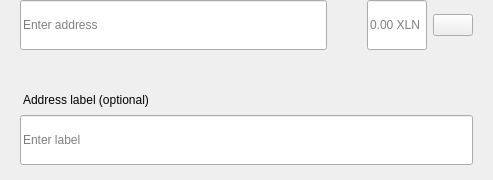
<?xml version="1.0" encoding="UTF-8"?>
<ui version="4.0">
 <class>SendMultiRow</class>
 <widget class="QWidget" name="SendMultiRow">
  <property name="geometry">
   <rect>
    <x>0</x>
    <y>0</y>
    <width>493</width>
    <height>180</height>
   </rect>
  </property>
  <property name="minimumSize">
   <size>
    <width>0</width>
    <height>0</height>
   </size>
  </property>
  <property name="maximumSize">
   <size>
    <width>16777215</width>
    <height>16777215</height>
   </size>
  </property>
  <property name="windowTitle">
   <string>Form</string>
  </property>
  <layout class="QVBoxLayout" name="verticalLayout_3">
   <property name="spacing">
    <number>0</number>
   </property>
   <property name="leftMargin">
    <number>0</number>
   </property>
   <property name="topMargin">
    <number>0</number>
   </property>
   <property name="rightMargin">
    <number>20</number>
   </property>
   <property name="bottomMargin">
    <number>5</number>
   </property>
   <item alignment="Qt::AlignTop">
    <widget class="QWidget" name="widget" native="true">
     <property name="sizePolicy">
      <sizepolicy hsizetype="Expanding" vsizetype="Maximum">
       <horstretch>0</horstretch>
       <verstretch>0</verstretch>
      </sizepolicy>
     </property>
     <property name="minimumSize">
      <size>
       <width>0</width>
       <height>60</height>
      </size>
     </property>
     <property name="maximumSize">
      <size>
       <width>16777215</width>
       <height>85</height>
      </size>
     </property>
     <layout class="QHBoxLayout" name="horizontalLayout" stretch="6,0,2">
      <property name="spacing">
       <number>0</number>
      </property>
      <property name="leftMargin">
       <number>8</number>
      </property>
      <property name="topMargin">
       <number>0</number>
      </property>
      <property name="rightMargin">
       <number>0</number>
      </property>
      <property name="bottomMargin">
       <number>0</number>
      </property>
      <item alignment="Qt::AlignTop">
       <widget class="QStackedWidget" name="stackedAddress">
        <property name="minimumSize">
         <size>
          <width>0</width>
          <height>50</height>
         </size>
        </property>
        <property name="maximumSize">
         <size>
          <width>16777215</width>
          <height>50</height>
         </size>
        </property>
        <widget class="QWidget" name="page_4">
         <property name="sizePolicy">
          <sizepolicy hsizetype="Expanding" vsizetype="Preferred">
           <horstretch>0</horstretch>
           <verstretch>0</verstretch>
          </sizepolicy>
         </property>
         <property name="minimumSize">
          <size>
           <width>0</width>
           <height>50</height>
          </size>
         </property>
         <property name="maximumSize">
          <size>
           <width>16777215</width>
           <height>55</height>
          </size>
         </property>
         <layout class="QVBoxLayout" name="verticalLayout_7">
          <property name="spacing">
           <number>0</number>
          </property>
          <property name="leftMargin">
           <number>12</number>
          </property>
          <property name="topMargin">
           <number>0</number>
          </property>
          <property name="rightMargin">
           <number>0</number>
          </property>
          <property name="bottomMargin">
           <number>0</number>
          </property>
          <item>
           <widget class="QLineEdit" name="lineEditAddress">
            <property name="minimumSize">
             <size>
              <width>0</width>
              <height>50</height>
             </size>
            </property>
            <property name="maximumSize">
             <size>
              <width>16777215</width>
              <height>50</height>
             </size>
            </property>
            <property name="placeholderText">
             <string>Enter address</string>
            </property>
           </widget>
          </item>
         </layout>
        </widget>
        <widget class="QWidget" name="page_3"/>
       </widget>
      </item>
      <item>
       <spacer name="horizontalSpacer_3">
        <property name="orientation">
         <enum>Qt::Horizontal</enum>
        </property>
        <property name="sizeType">
         <enum>QSizePolicy::Fixed</enum>
        </property>
        <property name="sizeHint" stdset="0">
         <size>
          <width>40</width>
          <height>20</height>
         </size>
        </property>
       </spacer>
      </item>
      <item>
       <layout class="QHBoxLayout" name="horizontalLayout_2">
        <property name="spacing">
         <number>6</number>
        </property>
        <item alignment="Qt::AlignTop">
         <widget class="QLineEdit" name="lineEditAmount">
          <property name="sizePolicy">
           <sizepolicy hsizetype="Expanding" vsizetype="Preferred">
            <horstretch>0</horstretch>
            <verstretch>0</verstretch>
           </sizepolicy>
          </property>
          <property name="minimumSize">
           <size>
            <width>0</width>
            <height>50</height>
           </size>
          </property>
          <property name="maximumSize">
           <size>
            <width>16777215</width>
            <height>50</height>
           </size>
          </property>
          <property name="maxLength">
           <number>17</number>
          </property>
          <property name="alignment">
           <set>Qt::AlignLeading|Qt::AlignLeft|Qt::AlignVCenter</set>
          </property>
          <property name="placeholderText">
           <string notr="true">0.00 XLN</string>
          </property>
         </widget>
        </item>
        <item>
         <layout class="QVBoxLayout" name="verticalLayout">
          <property name="topMargin">
           <number>14</number>
          </property>
          <property name="bottomMargin">
           <number>0</number>
          </property>
          <item alignment="Qt::AlignTop">
           <widget class="QPushButton" name="btnMenu">
            <property name="minimumSize">
             <size>
              <width>0</width>
              <height>0</height>
             </size>
            </property>
            <property name="maximumSize">
             <size>
              <width>16777215</width>
              <height>16777215</height>
             </size>
            </property>
            <property name="focusPolicy">
             <enum>Qt::NoFocus</enum>
            </property>
            <property name="text">
             <string/>
            </property>
           </widget>
          </item>
         </layout>
        </item>
       </layout>
      </item>
     </layout>
    </widget>
   </item>
   <item>
    <widget class="QWidget" name="layoutLabel" native="true">
     <property name="minimumSize">
      <size>
       <width>0</width>
       <height>0</height>
      </size>
     </property>
     <property name="maximumSize">
      <size>
       <width>16777215</width>
       <height>16777215</height>
      </size>
     </property>
     <layout class="QVBoxLayout" name="verticalLayout_9">
      <property name="spacing">
       <number>6</number>
      </property>
      <property name="leftMargin">
       <number>20</number>
      </property>
      <property name="topMargin">
       <number>0</number>
      </property>
      <property name="rightMargin">
       <number>0</number>
      </property>
      <property name="bottomMargin">
       <number>10</number>
      </property>
      <item>
       <spacer name="verticalSpacer">
        <property name="orientation">
         <enum>Qt::Vertical</enum>
        </property>
        <property name="sizeType">
         <enum>QSizePolicy::Fixed</enum>
        </property>
        <property name="sizeHint" stdset="0">
         <size>
          <width>20</width>
          <height>20</height>
         </size>
        </property>
       </spacer>
      </item>
      <item>
       <widget class="QLabel" name="labelSubtitleDescription">
        <property name="styleSheet">
         <string notr="true">margin-bottom:2px;
margin-left:0.05px;
padding:0px;</string>
        </property>
        <property name="text">
         <string>Address label (optional)</string>
        </property>
       </widget>
      </item>
      <item>
       <widget class="QLineEdit" name="lineEditDescription">
        <property name="minimumSize">
         <size>
          <width>0</width>
          <height>50</height>
         </size>
        </property>
        <property name="maximumSize">
         <size>
          <width>16777215</width>
          <height>50</height>
         </size>
        </property>
        <property name="placeholderText">
         <string>Enter label</string>
        </property>
       </widget>
      </item>
     </layout>
    </widget>
   </item>
  </layout>
 </widget>
 <resources/>
 <connections/>
</ui>
